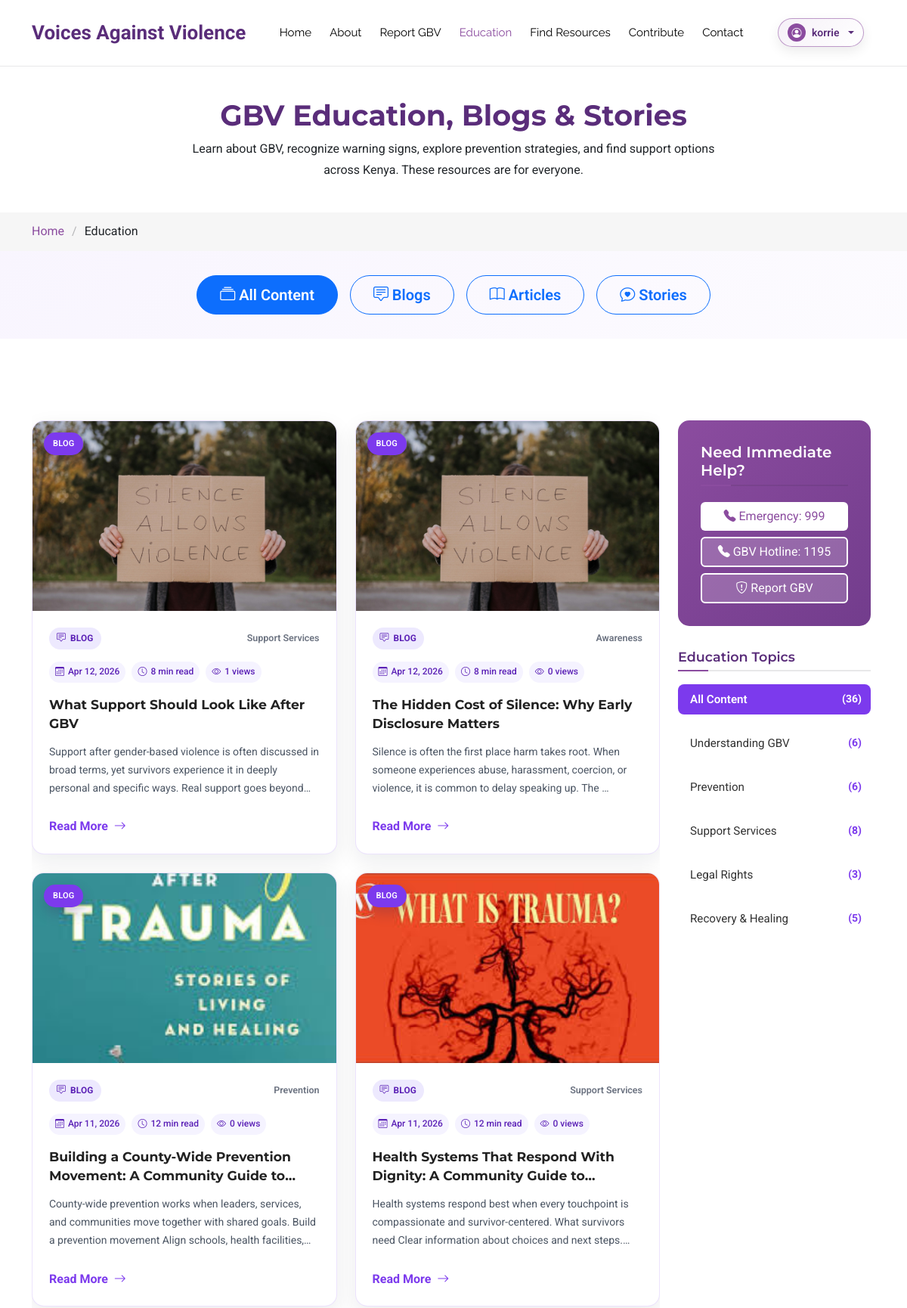
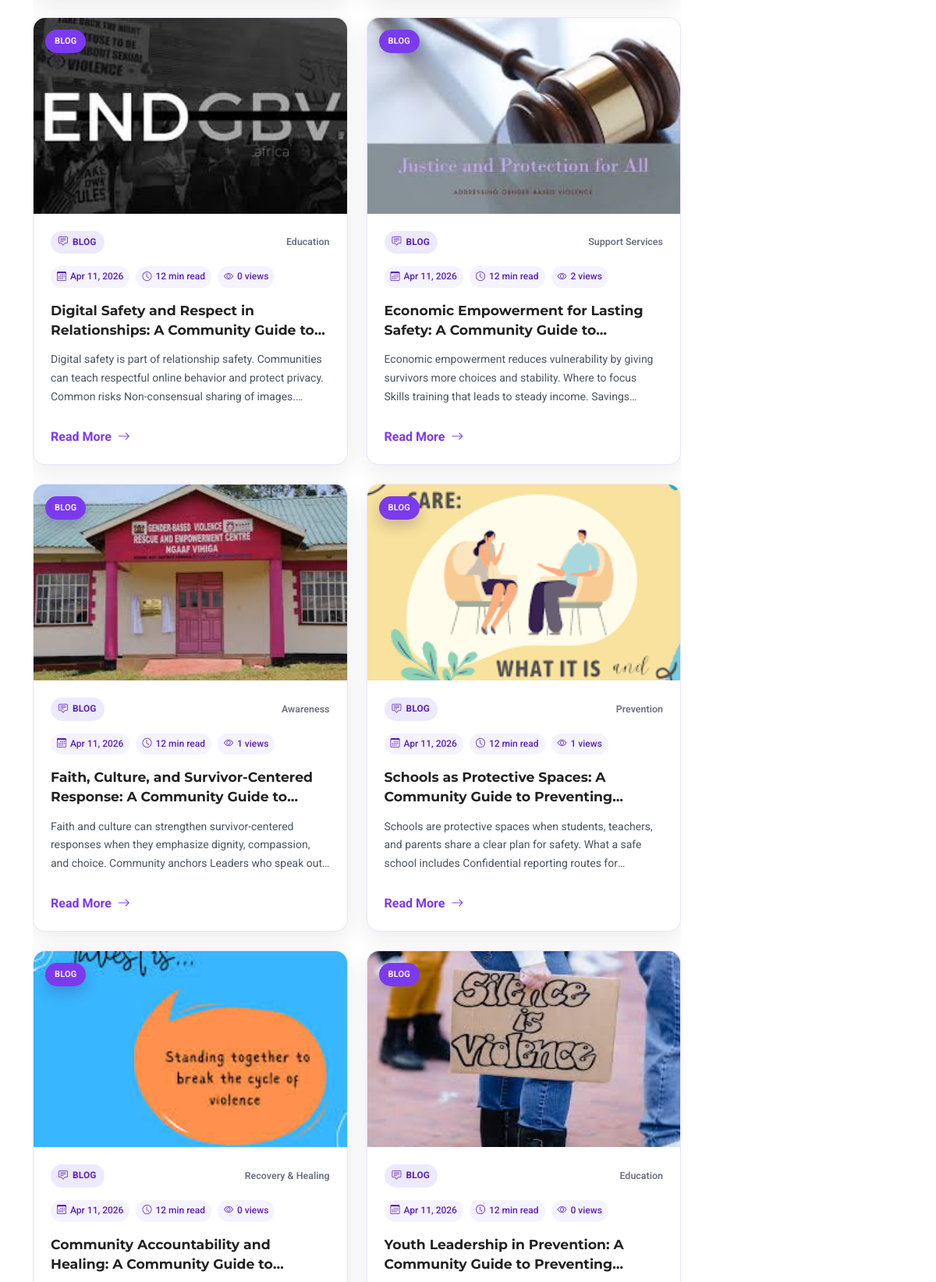
/education/ (signed in, upper part), run on the app's committed database (2 pictures, top to bottom).
### Voices/models.py (models this page shows, shortened)
class Blog(models.Model):
    CATEGORIES = [
        ('education', 'Education'),
        ('prevention', 'Prevention'),
        ('support', 'Support Services'),
        ('legal', 'Legal Rights'),
        ('awareness', 'Awareness'),
        ('recovery', 'Recovery & Healing'),
        ('other', 'Other'),
    ]
    title = models.CharField(max_length=200)
    author = models.CharField(max_length=100, blank=True, null=True)
    author_user = models.ForeignKey(
        settings.AUTH_USER_MODEL,
        on_delete=models.SET_NULL,
        null=True,
        blank=True,
        related_name="authored_blogs",
    )
    category = models.CharField(max_length=20, choices=CATEGORIES, default='other')
    content = models.TextField()
    image = models.ImageField(upload_to='blog/', blank=True, null=True)
    anonymous = models.BooleanField(default=False)
    created_at = models.DateTimeField(auto_now_add=True)
    updated_at = models.DateTimeField(auto_now=True)
    published = models.BooleanField(default=False)
    read_time = models.PositiveIntegerField(default=5)
    views = models.PositiveIntegerField(default=0)
    status = models.CharField(max_length=20, choices=REVIEW_STATUS_CHOICES, default='pending')
    review_note = models.TextField(blank=True, null=True, help_text="Feedback shown to the contributor")
    reviewed_by = models.ForeignKey(
        settings.AUTH_USER_MODEL, on_delete=models.SET_NULL,
        null=True, blank=True, related_name='+',
    )
    reviewed_at = models.DateTimeField(null=True, blank=True)

### Voices/views.py (the view)
# urls.py: path("education/", education, name="education"),
def education(request):
    category_filter = request.GET.get('category', '')
    type_filter = request.GET.get('type', 'all')
    page_number = request.GET.get('page', 1)
    articles_qs = Article.objects.filter(published=True).order_by('-created_at')
    blogs_qs = Blog.objects.filter(published=True).order_by('-created_at')
    community_stories = []
    include_stories = type_filter in {'all', 'stories'}
    if type_filter == 'blogs':
        articles_qs = Article.objects.none()
    elif type_filter == 'articles':
        blogs_qs = Blog.objects.none()
    elif type_filter == 'stories':
        articles_qs = Article.objects.none()
        blogs_qs = Blog.objects.none()
    if category_filter:
        if type_filter != 'blogs':
            articles_qs = articles_qs.filter(category=category_filter)
        if type_filter != 'articles':
            blogs_qs = blogs_qs.filter(category=category_filter)
    article_paginator = Paginator(articles_qs, 12)
    blog_paginator = Paginator(blogs_qs, 12)
    articles = article_paginator.get_page(page_number)
    blogs = blog_paginator.get_page(page_number)
    has_previous = articles.has_previous() or blogs.has_previous()
    has_next = articles.has_next() or blogs.has_next()
    prev_page = articles.previous_page_number() if articles.has_previous() else (blogs.previous_page_number() if blogs.has_previous() else None)
    next_page = articles.next_page_number() if articles.has_next() else (blogs.next_page_number() if blogs.has_next() else None)
    total_pages = max(article_paginator.num_pages, blog_paginator.num_pages)
    current_page = articles.number if article_paginator.num_pages >= blog_paginator.num_pages else blogs.number
    all_articles = Article.objects.filter(published=True)
    all_blogs = Blog.objects.filter(published=True)
    category_counts = {
        'education':  all_articles.filter(category='education').count() + all_blogs.filter(category='education').count(),
        'prevention': all_articles.filter(category='prevention').count() + all_blogs.filter(category='prevention').count(),
        'support':    all_articles.filter(category='support').count() + all_blogs.filter(category='support').count(),
        'legal':      all_articles.filter(category='legal').count() + all_blogs.filter(category='legal').count(),
        'awareness':  all_articles.filter(category='awareness').count() + all_blogs.filter(category='awareness').count(),
        'recovery':   all_articles.filter(category='recovery').count() + all_blogs.filter(category='recovery').count(),
        'other':      all_articles.filter(category='other').count() + all_blogs.filter(category='other').count(),
    }
    if include_stories:
        for story in Story.objects.filter(published=True).order_by('-created_at'):
            story_text = (story.story or '').strip()
            author_display = story.user.username if story.user else 'Anonymous'
            community_stories.append({
                'title': f"Story by {author_display}",
                'summary': ' '.join(story_text.split()[:24]) + ('...' if len(story_text.split()) > 24 else ''),
                'content': story.story,
                'language': 'en',
                'created_at': story.created_at,
                'author_name': author_display,
                'source_type': 'Community Story',
            })
        community_stories.sort(key=lambda item: item['created_at'], reverse=True)
    context = {
        'articles':        articles,
        'blogs':           blogs,
        'category_counts': category_counts,
        'current_category': category_filter,
        'current_type':    type_filter,
        'stories':         community_stories,
        'page_number':      page_number,
        'has_previous':     has_previous,
        'has_next':         has_next,
        'prev_page':        prev_page,
        'next_page':        next_page,
        'total_pages':      total_pages,
        'current_page':     current_page,
    }
    return render(request, "education.html", context)

### templates/education.html (shortened to what this page needs)
{% extends "base.html" %}
{% load static %}
{% block body_class %}category-page{% endblock %}
{% block content %}
<div class="page-title">
  <div class="heading">
  <div class="container">
    <div class="row d-flex justify-content-center text-center">
      <div class="col-lg-8">
        <h1 class="heading-title">
          {% if current_category %}
            {{ current_category|title }} Content
          {% else %}
            GBV Education, Blogs & Stories
          {% endif %}
        </h1>
        <p class="mb-0">
          {% if current_category %}
            Explore {{ current_category }} content about GBV in Kenya, with practical guidance and support.
          {% else %}
            Learn about GBV, recognize warning signs, explore prevention strategies, and find support options across Kenya. These resources are for everyone.
          {% endif %}
        </p>
      </div>
    </div>
  </div>
  </div>
  <nav class="breadcrumbs">
    <div class="container">
      <ol>
        <li><a href="{% url 'home' %}">Home</a></li>
        <li class="current">Education</li>
      </ol>
    </div>
  </nav>
</div>
<section class="education-type-selector ui-5288c36c">
  <div class="container">
    <div class="row justify-content-center">
      <div class="col-lg-8">
        <div class="d-flex gap-3 justify-content-center flex-wrap">
          <a href="{% url 'education' %}{% if current_category %}?category={{ current_category }}{% endif %}" class="btn btn-lg {% if current_type == 'all' %}btn-primary{% else %}btn-outline-primary{% endif %} ui-4a0332dc">
            <i class="bi bi-collection"></i> All Content
          </a>
          <a href="{% url 'education' %}?type=blogs{% if current_category %}&category={{ current_category }}{% endif %}" class="btn btn-lg {% if current_type == 'blogs' %}btn-primary{% else %}btn-outline-primary{% endif %} ui-4a0332dc">
            <i class="bi bi-chat-square-text"></i> Blogs
          </a>
          <a href="{% url 'education' %}?type=articles{% if current_category %}&category={{ current_category }}{% endif %}" class="btn btn-lg {% if current_type == 'articles' %}btn-primary{% else %}btn-outline-primary{% endif %} ui-4a0332dc">
            <i class="bi bi-book"></i> Articles
          </a>
          <a href="{% url 'education' %}?type=stories" class="btn btn-lg {% if current_type == 'stories' %}btn-primary{% else %}btn-outline-primary{% endif %} ui-4a0332dc">
            <i class="bi bi-chat-heart"></i> Stories
          </a>
        </div>
      </div>
    </div>
  </div>
</section>
<div class="container py-5">
  <div class="row">
    <div class="col-lg-9">
      {% if blogs.object_list or articles.object_list or stories %}
      <section class="content-section">
        {% if blogs.object_list or articles.object_list %}
        <div class="row gy-4">
          {% for blog in blogs %}
          <div class="col-lg-6">
            <div class="content-card ui-9319bcd3">
              <div class="ui-9fb64252">
                {% if blog.image %}
                <img class="ui-481cd970" src="{{ blog.image.url }}" alt="{{ blog.title }}">
                {% else %}
                <img class="ui-481cd970" src="{% static 'assets/img/blog/GBV IMAGE1.jpg' %}" alt="{{ blog.title }}">
                {% endif %}
                <span class="ui-7c57c566">Blog</span>
              </div>
              <div class="ui-8141b7ee">
                <div class="content-topline">
                  <span class="content-type-badge"><i class="bi bi-chat-square-text"></i> Blog</span>
                  <span class="content-category">{{ blog.get_category_display }}</span>
                </div>
                <div class="ui-9df847fa">
                  <span><i class="bi bi-calendar3"></i> {{ blog.created_at|date:'M j, Y' }}</span>
                  <span><i class="bi bi-clock"></i> {{ blog.read_time|default:5 }} min read</span>
                  <span><i class="bi bi-eye"></i> {{ blog.views }} views</span>
                </div>
                <h3 class="ui-7388b2f3">{{ blog.title }}</h3>
                <p class="ui-136f566d">{{ blog.content|striptags|truncatewords:25 }}</p>
                <a class="ui-6d98ffd8" href="{% url 'blog_detail' blog.id %}">
                  Read More <i class="bi bi-arrow-right"></i>
                </a>
              </div>
            </div>
          </div>
          {% endfor %}
        </div>
        {% endif %}
      </section>
      {% else %}
      <div class="text-center py-5">
        <i class="bi bi-inbox ui-b2adf428"></i>
        <h3 class="mt-3 text-muted">No content yet</h3>
        <p class="text-muted">Try a different category or content type.</p>
      </div>
      {% endif %}
    </div>
    <div class="col-lg-3 sidebar">
      <div class="widgets-container education-sidebar">
        <div class="search-widget widget-item ui-21203542">
          <h3 class="widget-title ui-f6234f9f">Need Immediate Help?</h3>
          <div class="d-flex flex-column gap-2 mt-3">
            <a href="tel:999" class="btn ui-d2d13073">
              <i class="bi bi-telephone-fill"></i> Emergency: 999
            </a>
            <a href="tel:1195" class="btn ui-aa70b789">
              <i class="bi bi-telephone-fill"></i> GBV Hotline: 1195
            </a>
            <a href="{% url 'report_gbv' %}" class="btn ui-aa70b789">
              <i class="bi bi-shield-exclamation"></i> Report GBV
            </a>
          </div>
        </div>
        {% if current_type != 'blogs' and current_type != 'stories' %}
        <div class="categories-widget widget-item education-topics">
          <h3 class="widget-title">Education Topics</h3>
          <ul class="mt-3 ui-d7b8ceae">
            <li class="ui-7b754eef"><a href="{% url 'education' %}{% if current_type != 'all' %}?type={{ current_type }}{% endif %}" class="education-topic-link {% if not current_category %}is-active{% endif %}">All Content <span class="education-topic-count">({{ category_counts.education|add:category_counts.prevention|add:category_counts.support|add:category_counts.legal|add:category_counts.awareness|add:category_counts.recovery|add:category_counts.other }})</span></a></li>
            <li class="ui-7b754eef"><a href="{% url 'education' %}?category=education" class="education-topic-link ">Understanding GBV <span class="education-topic-count">({{ category_counts.education }})</span></a></li>
            <li class="ui-7b754eef"><a href="{% url 'education' %}?category=prevention" class="education-topic-link ">Prevention <span class="education-topic-count">({{ category_counts.prevention }})</span></a></li>
            <li class="ui-7b754eef"><a href="{% url 'education' %}?category=support" class="education-topic-link ">Support Services <span class="education-topic-count">({{ category_counts.support }})</span></a></li>
            <li class="ui-7b754eef"><a href="{% url 'education' %}?category=legal" class="education-topic-link ">Legal Rights <span class="education-topic-count">({{ category_counts.legal }})</span></a></li>
            <li class="ui-7b754eef"><a href="{% url 'education' %}?category=recovery" class="education-topic-link ">Recovery &amp; Healing <span class="education-topic-count">({{ category_counts.recovery }})</span></a></li>
          </ul>
        </div>
        {% endif %}
      </div>
    </div>
  </div>
</div>
{% endblock %}

### templates/base.html (shortened to what this page needs)
{% load static %}
<!DOCTYPE html>
<html lang="en">
<head>
  <link href="{% static 'assets/vendor/bootstrap/css/bootstrap.min.css' %}" rel="stylesheet">
  <link href="{% static 'assets/vendor/bootstrap-icons/bootstrap-icons.css' %}" rel="stylesheet">
  <link href="{% static 'assets/vendor/aos/aos.css' %}" rel="stylesheet">
  <link href="{% static 'assets/vendor/swiper/swiper-bundle.min.css' %}" rel="stylesheet">
  <link href="{% static 'assets/css/main.css' %}" rel="stylesheet">
</head>
<body class="{% block body_class %}index-page{% endblock %}">
  <header id="header" class="header d-flex align-items-center position-relative">
    <div class="container position-relative d-flex align-items-center justify-content-between">
      <a href="{% url 'home' %}" class="logo d-flex align-items-center me-auto me-xl-0" aria-label="Voices Against Violence Home">
        {% if request.resolver_match and request.resolver_match.url_name == 'home' %}
        <h1 class="sitename">Voices Against Violence</h1>
        {% else %}
        <span class="sitename">Voices Against Violence</span>
        {% endif %}
      </a>
<nav id="navmenu" class="navmenu" aria-label="Main navigation">
        <ul>
          <li><a href="{% url 'home' %}" {% if request.resolver_match.url_name == 'home' %}class="active"{% endif %}>Home</a></li>
          <li><a href="{% url 'about' %}" {% if request.resolver_match.url_name == 'about' %}class="active"{% endif %}>About</a></li>
          {% if user.is_authenticated and request.session.user_type == 'contributor' %}
          <li><a href="javascript:void(0)" class="role-disabled" aria-disabled="true" title="Contributors cannot access the report form">Report GBV</a></li>
          {% else %}
          <li><a href="{% url 'report_gbv' %}" {% if request.resolver_match.url_name == 'report_gbv' %}class="active"{% endif %}>Report GBV</a></li>
          {% endif %}
          <li><a href="{% url 'education' %}" {% if request.resolver_match.url_name == 'education' %}class="active"{% endif %}>Education</a></li>
          <li><a href="{% url 'resources' %}" {% if request.resolver_match.url_name == 'resources' %}class="active"{% endif %}>Find Resources</a></li>
          {% if user.is_authenticated and request.session.user_type == 'victim' %}
          <li><a href="javascript:void(0)" class="role-disabled" aria-disabled="true" title="Reporters cannot access the contribute page">Contribute</a></li>
          {% else %}
          <li><a href="{% url 'contribute' %}" {% if request.resolver_match.url_name == 'contribute' %}class="active"{% endif %}>Contribute</a></li>
          {% endif %}
          <li><a href="{% url 'contact' %}" {% if request.resolver_match.url_name == 'contact' %}class="active"{% endif %}>Contact</a></li>
        </ul>
      </nav>
      <div class="header-social-links {% if not user.is_authenticated %}header-social-links-guest{% endif %}">
        {% if user.is_authenticated %}
        <div class="dropdown account-dropdown">
          <button class="account-toggle dropdown-toggle" type="button" data-bs-toggle="dropdown" aria-expanded="false" aria-label="Open account menu" title="{{ request.user.username }} · {% if request.session.user_type == 'contributor' %}Contributor{% else %}Reporter{% endif %}" data-bs-placement="bottom">
            <i class="bi bi-person-circle"></i>
            <span class="account-label">{{ request.user.username }}</span>
          </button>
        </div>
        {% endif %}
      </div>
    </div>
  </header>
  <main class="main" id="main-content">
    {% block content %}{% endblock %}
  </main>
</body>
</html>

### data on the page
Blog: category "Support Services", created_at "Apr 12, 2026", read_time "8", views "1", title "What Support Should Look Like After GBV", content "Support after gender-based violence is often discussed in broad terms, yet survivors experience it in deeply personal and specific ways. Real support goes…"
Blog: category "Awareness", created_at "Apr 12, 2026", read_time "8", views "0", title "The Hidden Cost of Silence: Why Early Disclosure Matters", content "Silence is often the first place harm takes root. When someone experiences abuse, harassment, coercion, or violence, it is common to delay speaking up. The …"
Blog: image (picture), category "Prevention", created_at "Apr 11, 2026", read_time "12", views "0", title "Building a County-Wide Prevention Movement: A Community Guide…", content "County-wide prevention works when leaders, services, and communities move together with shared goals. Build a prevention movement Align schools, health…"
Blog: image (picture), category "Support Services", created_at "Apr 11, 2026", read_time "12", views "0", title "Health Systems That Respond With Dignity: A Community Guide…", content "Health systems respond best when every touchpoint is compassionate and survivor-centered. What survivors need Clear information about choices and next…"
Blog: image (picture), category "Education", created_at "Apr 11, 2026", read_time "12", views "0", title "Digital Safety and Respect in Relationships: A Community Guide…", content "Digital safety is part of relationship safety. Communities can teach respectful online behavior and protect privacy. Common risks Non-consensual sharing of…"
Blog: image (picture), category "Support Services", created_at "Apr 11, 2026", read_time "12", views "2", title "Economic Empowerment for Lasting Safety: A Community Guide…", content "Economic empowerment reduces vulnerability by giving survivors more choices and stability. Where to focus Skills training that leads to steady income.…"
Blog: image (picture), category "Awareness", created_at "Apr 11, 2026", read_time "12", views "1", title "Faith, Culture, and Survivor-Centered Response: A Community Guide…", content "Faith and culture can strengthen survivor-centered responses when they emphasize dignity, compassion, and choice. Community anchors Leaders who speak…"
Blog: image (picture), category "Prevention", created_at "Apr 11, 2026", read_time "12", views "1", title "Schools as Protective Spaces: A Community Guide to…", content "Schools are protective spaces when students, teachers, and parents share a clear plan for safety. What a safe school includes Confidential reporting routes…"
Blog: image (picture), category "Recovery & Healing", created_at "Apr 11, 2026", read_time "12", views "0", title "Community Accountability and Healing: A Community Guide…"
Blog: image (picture), category "Education", created_at "Apr 11, 2026", read_time "12", views "0", title "Youth Leadership in Prevention: A Community Guide to…"

### other printed values
{{ request.user.username }} "korrie"
{{ category_counts.education }} "6"
{{ category_counts.prevention }} "6"
{{ category_counts.support }} "8"
{{ category_counts.legal }} "3"
{{ category_counts.recovery }} "5"
